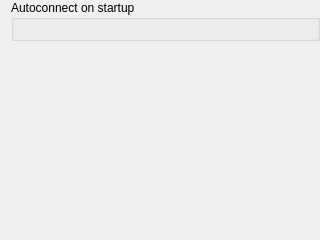
<?xml version="1.0" encoding="UTF-8"?>
<ui version="4.0">
 <class>ManagerSettings</class>
 <widget class="QWidget" name="ManagerSettings">
  <property name="geometry">
   <rect>
    <x>0</x>
    <y>0</y>
    <width>320</width>
    <height>240</height>
   </rect>
  </property>
  <property name="windowTitle">
   <string>Form</string>
  </property>
  <layout class="QGridLayout" name="gridLayout">
   <property name="topMargin">
    <number>0</number>
   </property>
   <property name="rightMargin">
    <number>0</number>
   </property>
   <property name="bottomMargin">
    <number>0</number>
   </property>
   <item row="1" column="0">
    <spacer name="verticalSpacer">
     <property name="orientation">
      <enum>Qt::Vertical</enum>
     </property>
     <property name="sizeHint" stdset="0">
      <size>
       <width>20</width>
       <height>40</height>
      </size>
     </property>
    </spacer>
   </item>
   <item row="0" column="0">
    <widget class="QGroupBox" name="connectionBox">
     <property name="title">
      <string>Autoconnect on startup</string>
     </property>
     <layout class="QGridLayout" name="gridLayout_2"/>
    </widget>
   </item>
  </layout>
 </widget>
 <resources/>
 <connections/>
</ui>
